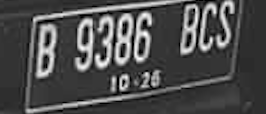
#> input picture backend/img.png, 266 x 114 px
$ python -i detection-plat-ocr.py   (imports and definitions only)
#> lines starting #> are read from the running program, lines starting #| are printed output that depends on the picture; after the words box and inside, x2 and y2 are one past the last pixel; in counts of white or black regions, pixels touching at a corner belong together
import cv2
import easyocr
import numpy as np
from PIL import Image
import re

def preprocess_plate_image(image_path):

#> called with image_path = 'img.png'
    img = cv2.imread(image_path)
#> img is the input picture: shape (114, 266, 3); min 0, max 255, mean 76.9
    gray = cv2.cvtColor(img, cv2.COLOR_BGR2GRAY)

    # Noise reduction
    denoised = cv2.fastNlMeansDenoising(gray)

    # Contrast enhancement
    clahe = cv2.createCLAHE(clipLimit=2.0, tileGridSize=(8,8))
    enhanced = clahe.apply(denoised)
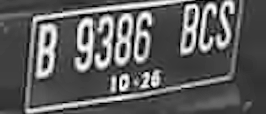
#> enhanced: shape (114, 266); min 1, max 255, mean 93.6

    # Thresholding untuk membuat gambar binary
    _, thresh = cv2.threshold(enhanced, 0, 255, cv2.THRESH_BINARY + cv2.THRESH_OTSU)
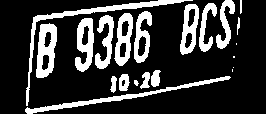
#> thresh: shape (114, 266); 21.8% white; 21 white regions (4 under 20 px), largest, box (x1, y1, x2, y2) and area: (26, 0, 193, 106) 999, (25, 76, 231, 114) 858, (36, 23, 57, 78) 737

    # Morphological operations untuk membersihkan noise
    kernel = np.ones((2,2), np.uint8)
    cleaned = cv2.morphologyEx(thresh, cv2.MORPH_CLOSE, kernel)
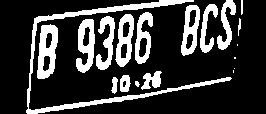
#> cleaned: shape (114, 266); 22% white; 19 white regions (4 under 20 px), largest, box (x1, y1, x2, y2) and area: (26, 0, 232, 114) 1892, (37, 24, 58, 79) 739, (76, 19, 95, 73) 627

    return cleaned

# [83 lines left out: functions clean_plate_text, parse_plate_result, detect_plate_text_multiple_methods, not called in this run]

# Contoh penggunaan
# [6 lines not run here, left out]

>>> result = preprocess_plate_image('img.png')

$ run again, on backend/motorq.jpg
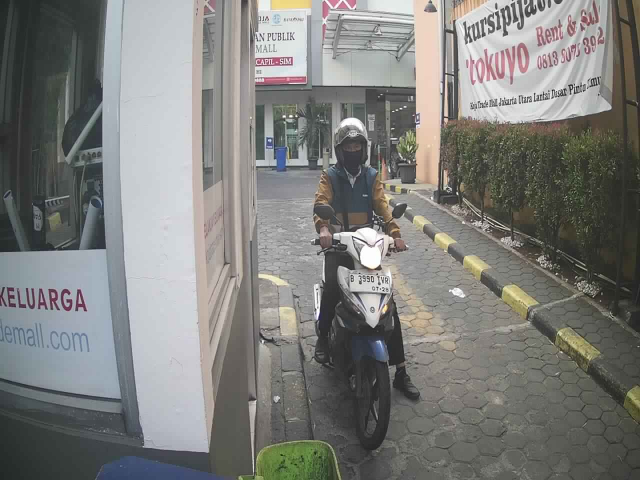
#> input picture backend/motorq.jpg, 1280 x 960 px (shown at 1/2 size)
#> in preprocess_plate_image, img is the input picture: shape (960, 1280, 3); mean B, G, R 123.3, 126.2, 125.9
#> in preprocess_plate_image, `_, thresh = cv2.threshold(enhanced, 0, 255, cv2.THRESH_BINARY + cv2.TH..`:
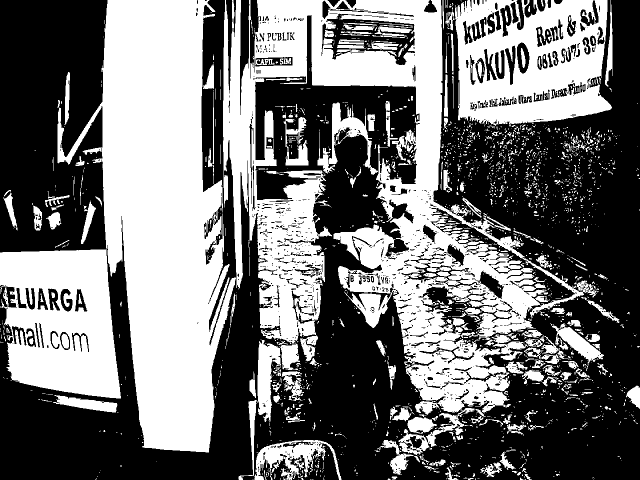
#> thresh: shape (960, 1280) (shown at 1/2 size); 45.4% white; 2099 white regions (1763 under 20 px), largest, box (x1, y1, x2, y2) and area: (0, 0, 472, 905) 228087, (446, 0, 1198, 910) 203181, (910, 0, 1224, 252) 53821
#> in preprocess_plate_image, `cleaned = cv2.morphologyEx(thresh, cv2.MORPH_CLOSE, kernel)`:
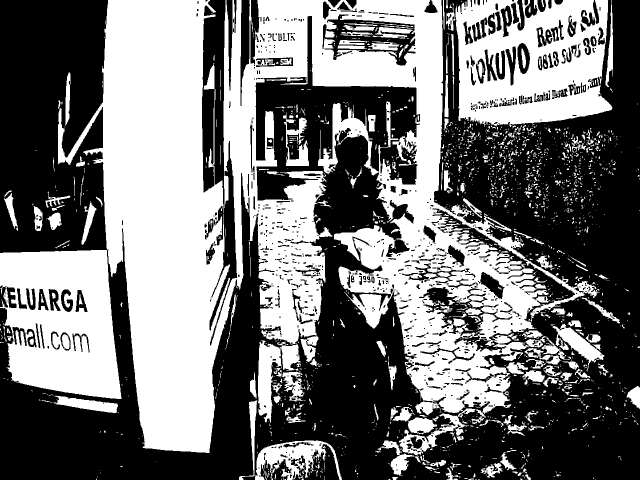
#> cleaned: shape (960, 1280) (shown at 1/2 size); 46.1% white; 1741 white regions (1451 under 20 px), largest, box (x1, y1, x2, y2) and area: (0, 0, 1199, 911) 450446, (892, 0, 1225, 254) 55250, (510, 881, 684, 960) 6217
